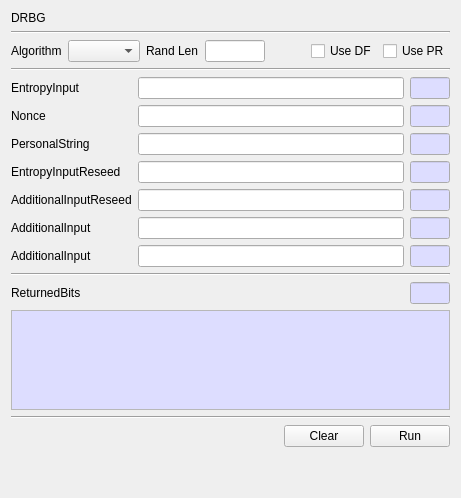
     <widget class="QWidget" name="tab_3">
      <attribute name="title">
       <string>DRBG</string>
      </attribute>
      <layout class="QVBoxLayout" name="verticalLayout_3">
       <item>
        <widget class="QLabel" name="label_51">
         <property name="text">
          <string>DRBG</string>
         </property>
        </widget>
       </item>
       <item>
        <widget class="Line" name="line_12">
         <property name="orientation">
          <enum>Qt::Horizontal</enum>
         </property>
        </widget>
       </item>
       <item>
        <layout class="QGridLayout" name="gridLayout_16">
         <item row="0" column="1">
          <widget class="QComboBox" name="mDRBG2AlgCombo"/>
         </item>
         <item row="0" column="3">
          <widget class="QLineEdit" name="mDRBG2RandLenText">
           <property name="maximumSize">
            <size>
             <width>60</width>
             <height>16777215</height>
            </size>
           </property>
          </widget>
         </item>
         <item row="0" column="5">
          <widget class="QCheckBox" name="mDRBG2UseDFCheck">
           <property name="text">
            <string>Use DF</string>
           </property>
          </widget>
         </item>
         <item row="0" column="6">
          <widget class="QCheckBox" name="mDRBG2UsePRCheck">
           <property name="text">
            <string>Use PR</string>
           </property>
          </widget>
         </item>
         <item row="0" column="0">
          <widget class="QLabel" name="label_52">
           <property name="text">
            <string>Algorithm</string>
           </property>
          </widget>
         </item>
         <item row="0" column="2">
          <widget class="QLabel" name="label_53">
           <property name="text">
            <string>Rand Len</string>
           </property>
          </widget>
         </item>
         <item row="0" column="4">
          <spacer name="horizontalSpacer_6">
           <property name="orientation">
            <enum>Qt::Horizontal</enum>
           </property>
           <property name="sizeHint" stdset="0">
            <size>
             <width>40</width>
             <height>20</height>
            </size>
           </property>
          </spacer>
         </item>
        </layout>
       </item>
       <item>
        <widget class="Line" name="line_11">
         <property name="orientation">
          <enum>Qt::Horizontal</enum>
         </property>
        </widget>
       </item>
       <item>
        <layout class="QGridLayout" name="gridLayout_15">
         <item row="5" column="0">
          <widget class="QLabel" name="label_59">
           <property name="text">
            <string>AdditionalInput</string>
           </property>
          </widget>
         </item>
         <item row="3" column="0">
          <widget class="QLabel" name="label_57">
           <property name="text">
            <string>EntropyInputReseed</string>
           </property>
          </widget>
         </item>
         <item row="6" column="0">
          <widget class="QLabel" name="label_60">
           <property name="text">
            <string>AdditionalInput</string>
           </property>
          </widget>
         </item>
         <item row="0" column="0">
          <widget class="QLabel" name="label_54">
           <property name="text">
            <string>EntropyInput</string>
           </property>
          </widget>
         </item>
         <item row="1" column="0">
          <widget class="QLabel" name="label_55">
           <property name="text">
            <string>Nonce</string>
           </property>
          </widget>
         </item>
         <item row="2" column="0">
          <widget class="QLabel" name="label_56">
           <property name="text">
            <string>PersonalString</string>
           </property>
          </widget>
         </item>
         <item row="0" column="1">
          <widget class="QLineEdit" name="mDRBG2EntropyInputText">
           <property name="font">
            <font/>
           </property>
          </widget>
         </item>
         <item row="1" column="1">
          <widget class="QLineEdit" name="mDRBG2NonceText">
           <property name="font">
            <font/>
           </property>
          </widget>
         </item>
         <item row="2" column="1">
          <widget class="QLineEdit" name="mDRBG2PersonalStringText">
           <property name="font">
            <font/>
           </property>
          </widget>
         </item>
         <item row="4" column="0">
          <widget class="QLabel" name="label_58">
           <property name="text">
            <string>AdditionalInputReseed</string>
           </property>
          </widget>
         </item>
         <item row="0" column="2">
          <widget class="QLineEdit" name="mDRBG2EntropyInputLenText">
           <property name="maximumSize">
            <size>
             <width>40</width>
             <height>16777215</height>
            </size>
           </property>
           <property name="palette">
            <palette>
             <active>
              <colorrole role="Base">
               <brush brushstyle="SolidPattern">
                <color alpha="255">
                 <red>221</red>
                 <green>221</green>
                 <blue>255</blue>
                </color>
               </brush>
              </colorrole>
             </active>
             <inactive>
              <colorrole role="Base">
               <brush brushstyle="SolidPattern">
                <color alpha="255">
                 <red>221</red>
                 <green>221</green>
                 <blue>255</blue>
                </color>
               </brush>
              </colorrole>
             </inactive>
             <disabled>
              <colorrole role="Base">
               <brush brushstyle="SolidPattern">
                <color alpha="255">
                 <red>240</red>
                 <green>240</green>
                 <blue>240</blue>
                </color>
               </brush>
              </colorrole>
             </disabled>
            </palette>
           </property>
           <property name="readOnly">
            <bool>true</bool>
           </property>
          </widget>
         </item>
         <item row="3" column="1">
          <widget class="QLineEdit" name="mDRBG2EntropyInputReseedText">
           <property name="font">
            <font/>
           </property>
          </widget>
         </item>
         <item row="4" column="1">
          <widget class="QLineEdit" name="mDRBG2AdditionalInputReseedText">
           <property name="font">
            <font/>
           </property>
          </widget>
         </item>
         <item row="5" column="1">
          <widget class="QLineEdit" name="mDRBG2AdditionalInputText">
           <property name="font">
            <font/>
           </property>
          </widget>
         </item>
         <item row="6" column="1">
          <widget class="QLineEdit" name="mDRBG2AdditionalInput2Text">
           <property name="font">
            <font/>
           </property>
          </widget>
         </item>
         <item row="1" column="2">
          <widget class="QLineEdit" name="mDRBG2NonceLenText">
           <property name="maximumSize">
            <size>
             <width>40</width>
             <height>16777215</height>
            </size>
           </property>
           <property name="palette">
            <palette>
             <active>
              <colorrole role="Base">
               <brush brushstyle="SolidPattern">
                <color alpha="255">
                 <red>221</red>
                 <green>221</green>
                 <blue>255</blue>
                </color>
               </brush>
              </colorrole>
             </active>
             <inactive>
              <colorrole role="Base">
               <brush brushstyle="SolidPattern">
                <color alpha="255">
                 <red>221</red>
                 <green>221</green>
                 <blue>255</blue>
                </color>
               </brush>
              </colorrole>
             </inactive>
             <disabled>
              <colorrole role="Base">
               <brush brushstyle="SolidPattern">
                <color alpha="255">
                 <red>240</red>
                 <green>240</green>
                 <blue>240</blue>
                </color>
               </brush>
              </colorrole>
             </disabled>
            </palette>
           </property>
           <property name="readOnly">
            <bool>true</bool>
           </property>
          </widget>
         </item>
         <item row="2" column="2">
          <widget class="QLineEdit" name="mDRBG2PersonalStringLenText">
           <property name="maximumSize">
            <size>
             <width>40</width>
             <height>16777215</height>
            </size>
           </property>
           <property name="palette">
            <palette>
             <active>
              <colorrole role="Base">
               <brush brushstyle="SolidPattern">
                <color alpha="255">
                 <red>221</red>
                 <green>221</green>
                 <blue>255</blue>
                </color>
               </brush>
              </colorrole>
             </active>
             <inactive>
              <colorrole role="Base">
               <brush brushstyle="SolidPattern">
                <color alpha="255">
                 <red>221</red>
                 <green>221</green>
                 <blue>255</blue>
                </color>
               </brush>
              </colorrole>
             </inactive>
             <disabled>
              <colorrole role="Base">
               <brush brushstyle="SolidPattern">
                <color alpha="255">
                 <red>240</red>
                 <green>240</green>
                 <blue>240</blue>
                </color>
               </brush>
              </colorrole>
             </disabled>
            </palette>
           </property>
           <property name="readOnly">
            <bool>true</bool>
           </property>
          </widget>
         </item>
         <item row="3" column="2">
          <widget class="QLineEdit" name="mDRBG2EntropyInputReseedLenText">
           <property name="maximumSize">
            <size>
             <width>40</width>
             <height>16777215</height>
            </size>
           </property>
           <property name="palette">
            <palette>
             <active>
              <colorrole role="Base">
               <brush brushstyle="SolidPattern">
                <color alpha="255">
                 <red>221</red>
                 <green>221</green>
                 <blue>255</blue>
                </color>
               </brush>
              </colorrole>
             </active>
             <inactive>
              <colorrole role="Base">
               <brush brushstyle="SolidPattern">
                <color alpha="255">
                 <red>221</red>
                 <green>221</green>
                 <blue>255</blue>
                </color>
               </brush>
              </colorrole>
             </inactive>
             <disabled>
              <colorrole role="Base">
               <brush brushstyle="SolidPattern">
                <color alpha="255">
                 <red>240</red>
                 <green>240</green>
                 <blue>240</blue>
                </color>
               </brush>
              </colorrole>
             </disabled>
            </palette>
           </property>
           <property name="readOnly">
            <bool>true</bool>
           </property>
          </widget>
         </item>
         <item row="4" column="2">
          <widget class="QLineEdit" name="mDRBG2AdditionalInputReseedLenText">
           <property name="maximumSize">
            <size>
             <width>40</width>
             <height>16777215</height>
            </size>
           </property>
           <property name="palette">
            <palette>
             <active>
              <colorrole role="Base">
               <brush brushstyle="SolidPattern">
                <color alpha="255">
                 <red>221</red>
                 <green>221</green>
                 <blue>255</blue>
                </color>
               </brush>
              </colorrole>
             </active>
             <inactive>
              <colorrole role="Base">
               <brush brushstyle="SolidPattern">
                <color alpha="255">
                 <red>221</red>
                 <green>221</green>
                 <blue>255</blue>
                </color>
               </brush>
              </colorrole>
             </inactive>
             <disabled>
              <colorrole role="Base">
               <brush brushstyle="SolidPattern">
                <color alpha="255">
                 <red>240</red>
                 <green>240</green>
                 <blue>240</blue>
                </color>
               </brush>
              </colorrole>
             </disabled>
            </palette>
           </property>
           <property name="readOnly">
            <bool>true</bool>
           </property>
          </widget>
         </item>
         <item row="5" column="2">
          <widget class="QLineEdit" name="mDRBG2AdditionalInputLenText">
           <property name="maximumSize">
            <size>
             <width>40</width>
             <height>16777215</height>
            </size>
           </property>
           <property name="palette">
            <palette>
             <active>
              <colorrole role="Base">
               <brush brushstyle="SolidPattern">
                <color alpha="255">
                 <red>221</red>
                 <green>221</green>
                 <blue>255</blue>
                </color>
               </brush>
              </colorrole>
             </active>
             <inactive>
              <colorrole role="Base">
               <brush brushstyle="SolidPattern">
                <color alpha="255">
                 <red>221</red>
                 <green>221</green>
                 <blue>255</blue>
                </color>
               </brush>
              </colorrole>
             </inactive>
             <disabled>
              <colorrole role="Base">
               <brush brushstyle="SolidPattern">
                <color alpha="255">
                 <red>240</red>
                 <green>240</green>
                 <blue>240</blue>
                </color>
               </brush>
              </colorrole>
             </disabled>
            </palette>
           </property>
           <property name="readOnly">
            <bool>true</bool>
           </property>
          </widget>
         </item>
         <item row="6" column="2">
          <widget class="QLineEdit" name="mDRBG2AdditionalInput2LenText">
           <property name="maximumSize">
            <size>
             <width>40</width>
             <height>16777215</height>
            </size>
           </property>
           <property name="palette">
            <palette>
             <active>
              <colorrole role="Base">
               <brush brushstyle="SolidPattern">
                <color alpha="255">
                 <red>221</red>
                 <green>221</green>
                 <blue>255</blue>
                </color>
               </brush>
              </colorrole>
             </active>
             <inactive>
              <colorrole role="Base">
               <brush brushstyle="SolidPattern">
                <color alpha="255">
                 <red>221</red>
                 <green>221</green>
                 <blue>255</blue>
                </color>
               </brush>
              </colorrole>
             </inactive>
             <disabled>
              <colorrole role="Base">
               <brush brushstyle="SolidPattern">
                <color alpha="255">
                 <red>240</red>
                 <green>240</green>
                 <blue>240</blue>
                </color>
               </brush>
              </colorrole>
             </disabled>
            </palette>
           </property>
           <property name="readOnly">
            <bool>true</bool>
           </property>
          </widget>
         </item>
        </layout>
       </item>
       <item>
        <widget class="Line" name="line_10">
         <property name="orientation">
          <enum>Qt::Horizontal</enum>
         </property>
        </widget>
       </item>
       <item>
        <layout class="QGridLayout" name="gridLayout_18">
         <item row="0" column="0">
          <widget class="QLabel" name="label_61">
           <property name="text">
            <string>ReturnedBits</string>
           </property>
          </widget>
         </item>
         <item row="0" column="2">
          <widget class="QLineEdit" name="mDRBG2ReturnedBitsLenText">
           <property name="maximumSize">
            <size>
             <width>40</width>
             <height>16777215</height>
            </size>
           </property>
           <property name="palette">
            <palette>
             <active>
              <colorrole role="Base">
               <brush brushstyle="SolidPattern">
                <color alpha="255">
                 <red>221</red>
                 <green>221</green>
                 <blue>255</blue>
                </color>
               </brush>
              </colorrole>
             </active>
             <inactive>
              <colorrole role="Base">
               <brush brushstyle="SolidPattern">
                <color alpha="255">
                 <red>221</red>
                 <green>221</green>
                 <blue>255</blue>
                </color>
               </brush>
              </colorrole>
             </inactive>
             <disabled>
              <colorrole role="Base">
               <brush brushstyle="SolidPattern">
                <color alpha="255">
                 <red>240</red>
                 <green>240</green>
                 <blue>240</blue>
                </color>
               </brush>
              </colorrole>
             </disabled>
            </palette>
           </property>
           <property name="readOnly">
            <bool>true</bool>
           </property>
          </widget>
         </item>
         <item row="0" column="1">
          <spacer name="horizontalSpacer_15">
           <property name="orientation">
            <enum>Qt::Horizontal</enum>
           </property>
           <property name="sizeHint" stdset="0">
            <size>
             <width>40</width>
             <height>20</height>
            </size>
           </property>
          </spacer>
         </item>
        </layout>
       </item>
       <item>
        <widget class="QPlainTextEdit" name="mDRBG2ReturnedBitsText">
         <property name="maximumSize">
          <size>
           <width>16777215</width>
           <height>100</height>
          </size>
         </property>
         <property name="palette">
          <palette>
           <active>
            <colorrole role="Base">
             <brush brushstyle="SolidPattern">
              <color alpha="255">
               <red>221</red>
               <green>221</green>
               <blue>255</blue>
              </color>
             </brush>
            </colorrole>
           </active>
           <inactive>
            <colorrole role="Base">
             <brush brushstyle="SolidPattern">
              <color alpha="255">
               <red>221</red>
               <green>221</green>
               <blue>255</blue>
              </color>
             </brush>
            </colorrole>
           </inactive>
           <disabled>
            <colorrole role="Base">
             <brush brushstyle="SolidPattern">
              <color alpha="255">
               <red>240</red>
               <green>240</green>
               <blue>240</blue>
              </color>
             </brush>
            </colorrole>
           </disabled>
          </palette>
         </property>
         <property name="font">
          <font/>
         </property>
         <property name="readOnly">
          <bool>true</bool>
         </property>
        </widget>
       </item>
       <item>
        <widget class="Line" name="line_13">
         <property name="orientation">
          <enum>Qt::Horizontal</enum>
         </property>
        </widget>
       </item>
       <item>
        <layout class="QGridLayout" name="gridLayout_17">
         <item row="0" column="2">
          <widget class="QPushButton" name="mDRBG2RunBtn">
           <property name="text">
            <string>Run</string>
           </property>
          </widget>
         </item>
         <item row="0" column="1">
          <widget class="QPushButton" name="mDRBG2ClearBtn">
           <property name="text">
            <string>Clear</string>
           </property>
          </widget>
         </item>
         <item row="0" column="0">
          <spacer name="horizontalSpacer_14">
           <property name="orientation">
            <enum>Qt::Horizontal</enum>
           </property>
           <property name="sizeHint" stdset="0">
            <size>
             <width>40</width>
             <height>20</height>
            </size>
           </property>
          </spacer>
         </item>
        </layout>
       </item>
       <item>
        <spacer name="verticalSpacer_3">
         <property name="orientation">
          <enum>Qt::Vertical</enum>
         </property>
         <property name="sizeHint" stdset="0">
          <size>
           <width>20</width>
           <height>40</height>
          </size>
         </property>
        </spacer>
       </item>
      </layout>
     </widget>
